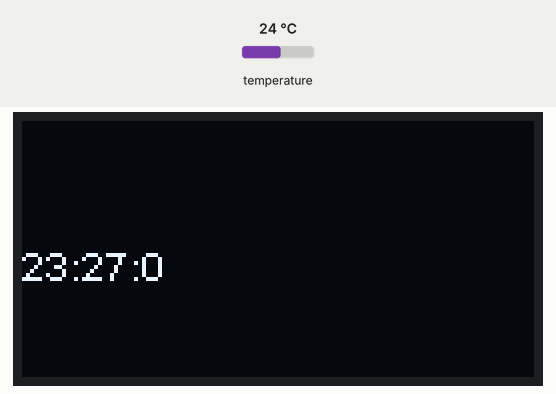
Recording of a sketch running on a simulated ESP32. Shown: 128×64 one-colour display. The inputs (shaded band) are chosen by the test bench; at power-on: temperature 24 °C. The local clock reads 2024-03-15 10:24:30 at power-on unless the sketch sets it; what the sketch prints to the serial monitor is not drawn.

Above: at 0.4 s.
At 15.5 s:
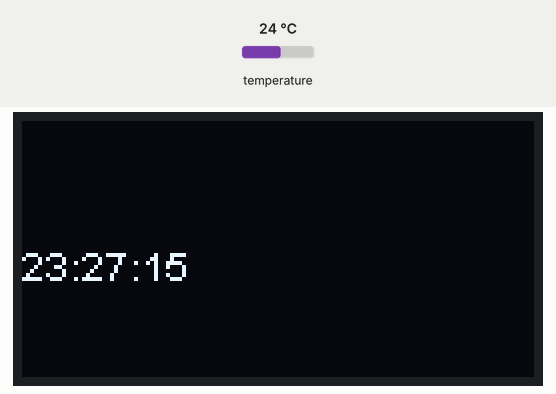
At 18.6 s:
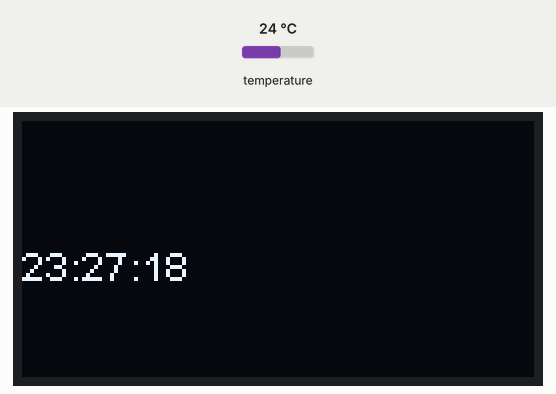
At 21.6 s:
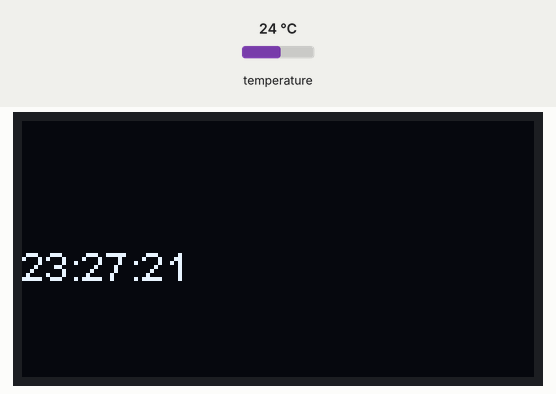
At 27.6 s:
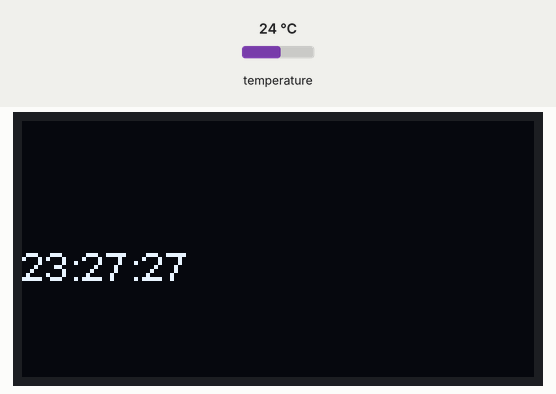
At 36.7 s:
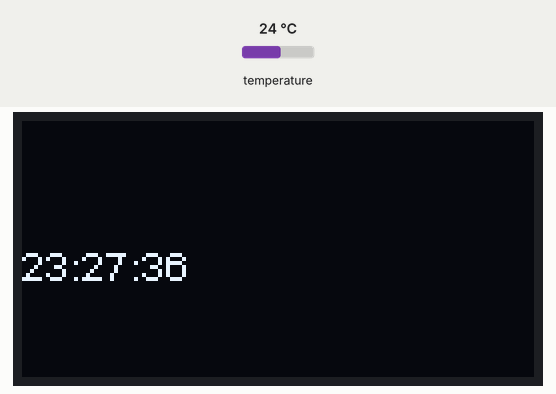

The sketch:

ds3231_OLED.ino
```cpp
// Date and time functions using a DS3231 RTC connected via I2C and Wire lib
#include <Wire.h>
#include "heltec.h"
#include "RTClib.h"

RTC_DS3231 rtc;

char daysOfTheWeek[7][12] = {"Sunday", "Monday", "Tuesday", "Wednesday", "Thursday", "Friday", "Saturday"};

void setup () {
  Serial.begin(115200);

#ifndef ESP32
  while (!Serial); // wait for serial port to connect. Needed for native USB
#endif

  if (! rtc.begin(4, 15)) {
    Serial.println("Couldn't find RTC");
    //Serial.flush();
    //abort();
  }

  if (rtc.lostPower()) {
    Serial.println("RTC lost power, let's set the time!");
    // When time needs to be set on a new device, or after a power loss, the
    // following line sets the RTC to the date & time this sketch was compiled
    rtc.adjust(DateTime(F(__DATE__), F(__TIME__)));
    // This line sets the RTC with an explicit date & time, for example to set
    // January 21, 2014 at 3am you would call:
    // rtc.adjust(DateTime(2014, 1, 21, 3, 0, 0));
  }

  // When time needs to be re-set on a previously configured device, the
  // following line sets the RTC to the date & time this sketch was compiled
  // rtc.adjust(DateTime(F(__DATE__), F(__TIME__)));
  // This line sets the RTC with an explicit date & time, for example to set
  // January 21, 2014 at 3am you would call:
   rtc.adjust(DateTime(2020, 8, 4, 23, 27, 0));
  Heltec.begin(true /*DisplayEnable Enable*/, true /*Serial Enable*/);
  Heltec.display->init();
  Heltec.display->flipScreenVertically();
  Heltec.display->setFont(ArialMT_Plain_10);
  /*Heltec.display->drawString(0,0,"Ten: Phan Hoang Anh Tuan");
  Heltec.display->drawString(0,10,"Sdt: 0368474344");
  Heltec.display->drawString(0,20,"Mail: anhtuan23298@gmail.com");
  Heltec.display->display();*/
}

void loop () {
    DateTime now = rtc.now();

    Serial.print(now.year(), DEC);
    Serial.print('/');
    Serial.print(now.month(), DEC);
    Serial.print('/');
    Serial.print(now.day(), DEC);
    Serial.print(" (");
    Serial.print(daysOfTheWeek[now.dayOfTheWeek()]);
    Serial.print(") ");
    Serial.print(now.hour(), DEC);
    Serial.print(':');
    Serial.print(now.minute(), DEC);
    Serial.print(':');
    Serial.print(now.second(), DEC);
    Serial.println();

    Serial.print(" since midnight 1/1/1970 = ");
    Serial.print(now.unixtime());
    Serial.print("s = ");
    Serial.print(now.unixtime() / 86400L);
    Serial.println("d");

    // calculate a date which is 7 days and 30 seconds into the future
    DateTime future (now + TimeSpan(7,12,30,6));

    Serial.print(" now + 7d + 30s: ");
    Serial.print(future.year(), DEC);
    Serial.print('/');
    Serial.print(future.month(), DEC);
    Serial.print('/');
    Serial.print(future.day(), DEC);
    Serial.print(' ');
    Serial.print(future.hour(), DEC);
    Serial.print(':');
    Serial.print(future.minute(), DEC);
    Serial.print(':');
    Serial.print(future.second(), DEC);
    Serial.println();

    Serial.print("Temperature: ");
    Serial.print(rtc.getTemperature());
    Serial.println(" C");

    Serial.println();
    String _data ="";
    _data = (String)now.hour() +":" +(String)now.minute()+":"+(String)now.second();
    Heltec.display->clear();
    Heltec.display->drawString(0,30,(String) _data);
  Heltec.display->display();
    delay(3000);
}
```

Measured:
- what the display in image 1 shows lasts 3.0 s, from 15.5 s to 18.5 s
